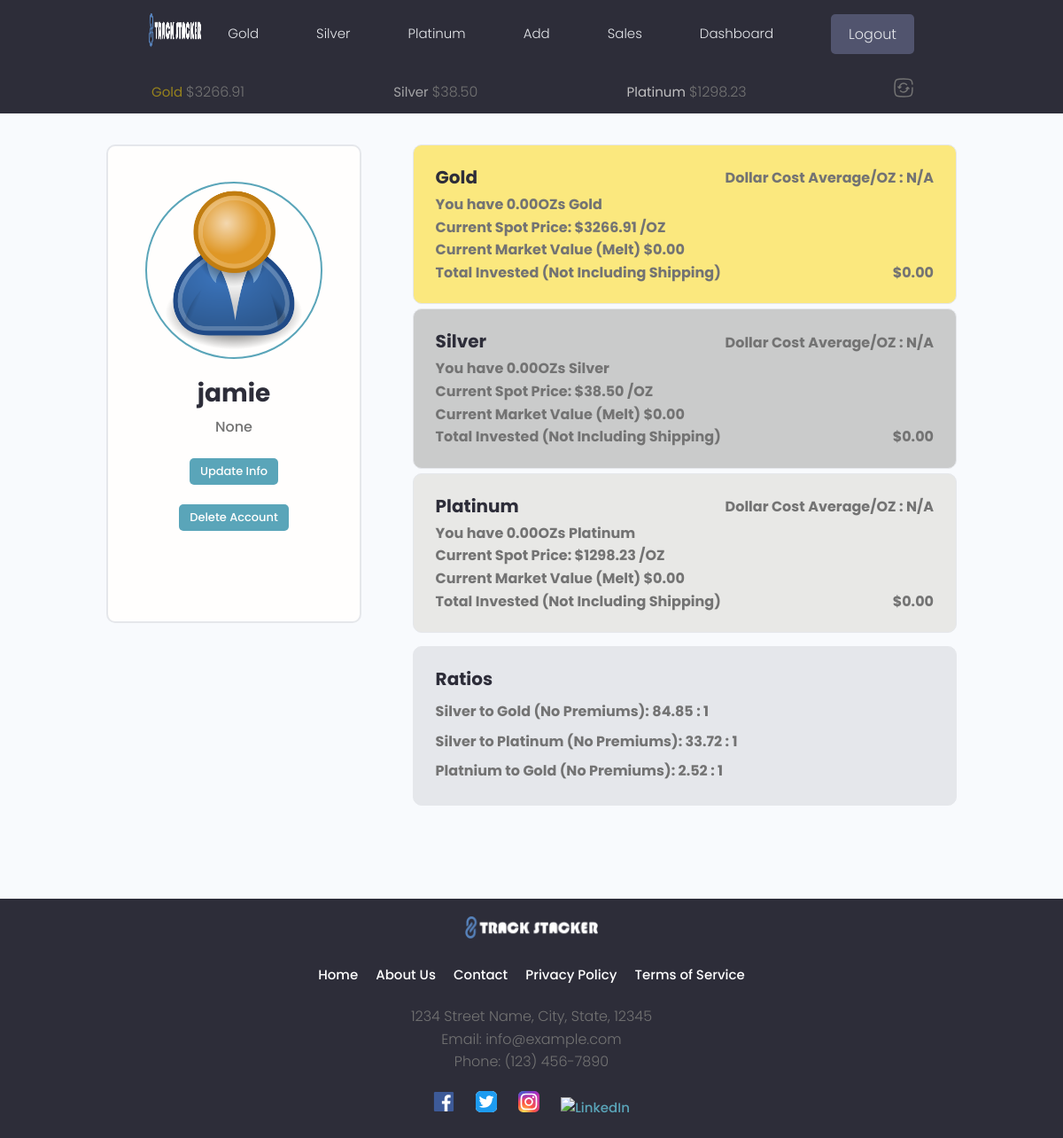
The page /users/profile/7e8aaabe15764d5fbd8092f1b9150b21 (signed in) on the database its author committed.
### tracker/models.py (models this page shows, shortened)
class MetalsData(models.Model):
    owner = models.OneToOneField(Profile, on_delete=models.CASCADE)
    timestamp = models.IntegerField(default=0)
    rates = models.JSONField(default=dict)
    currency = models.CharField(max_length=30)
    current_gold_price = models.DecimalField(max_digits=30, decimal_places=2, default=0)
    current_silver_price = models.DecimalField(max_digits=30, decimal_places=2, default=0)
    current_platinum_price = models.DecimalField(max_digits=30, decimal_places=2, default=0)
    class Meta:
        verbose_name_plural = "Metals Data"

### users/models.py (models this page shows, shortened)
class Profile(models.Model):
    user = models.OneToOneField(User, on_delete=models.CASCADE, null=True, blank=True)
    name = models.CharField(max_length=200, blank=True, null=True)
    email =models.EmailField(max_length=500, blank=True, null=True)
    username = models.CharField(max_length=200, blank=True, null=True)
    short_intro = models.CharField(max_length=500, blank=True, null=True)
    bio = models.TextField(blank=True, null=True)
    profile_image = models.ImageField(null=True, blank=True, upload_to='profiles/',
                                        default='profiles/user-default.png')
    social_facebook = models.CharField(max_length=200, blank=True, null=True)
    created = models.DateTimeField(auto_now_add=True)
    id = models.UUIDField(default=uuid.uuid4, unique=True, primary_key=True,
                            editable=False)

### users/views.py (the view)
# urls.py: path('profile/<str:pk>', views.profile, name= "profile"),
@login_required(login_url='login-user')
def profile(request, pk):
    metals_data, created = MetalsData.objects.get_or_create(owner=request.user.profile)
    profile = Profile.objects.get(id=pk)
    user = request.user.profile
    total_silver = round(Decimal(get_total_oz(user, 'silver')), 2)
    total_gold = round(Decimal(get_total_oz(user, 'gold')), 2)
    total_platinum = round(Decimal(get_total_oz(user, 'platinum')), 2)
    total_gold_cost, total_silver_cost, total_platinum_cost =  get_total_invested(profile)
    try:
        if total_gold != 0:
            gdca = (total_gold_cost / total_gold).quantize(Decimal('0.01'), rounding=ROUND_HALF_UP)
            gdca_str = f"{gdca:.2f}"
        else:
            gdca = 'N/A'
            gdca_str = 'N/A'
    except InvalidOperation:
        gdca = 'N/A'
        gdca_str = 'N/A'
    try:
        if total_silver != 0:
            sdca = (total_silver_cost / total_silver).quantize(Decimal('0.01'), rounding=ROUND_HALF_UP)
            sdca_str = f"{sdca:.2f}"
        else:
            sdca = 'N/A'
            sdca_str = 'N/A'
    except InvalidOperation:
        sdca = 'N/A'
        sdca_str = 'N/A'
    try:
        if total_platinum != 0:
            pdca = (total_platinum_cost / total_platinum).quantize(Decimal('0.01'), rounding=ROUND_HALF_UP)
            pdca_str = f"{pdca:.2f}"
        else:
            pdca = 'N/A'
            pdca_str = 'N/A'
    except InvalidOperation:
        pdca = 'N/A'
        pdca_str = 'N/A'
    try:
        gold_price = Decimal(metals_data.current_gold_price)
        silver_price = Decimal(metals_data.current_silver_price)
        platinum_price = Decimal(metals_data.current_platinum_price)
    except Exception as e:
        print(f'There has been an error in the profile view: {e}')
        gold_price = 'N/A'
        silver_price = 'N/A'
        platinum_price = 'N/A'
    try:
        gmv = multiply(total_gold, gold_price)
        smv = multiply(total_silver, silver_price)
        pmv = multiply(total_platinum, platinum_price)
        gsr = round((float(gold_price) / float(silver_price)), 2)
        psr = round((float(platinum_price) / float(silver_price)), 2)
        pgr = round((float(gold_price) / float(platinum_price)), 2)
    except:
        pgr = 'N/A'
        psr = 'N/A'
        gmv = 'N/A'
        smv = 'N/A'
        pmv = 'N/A'
        gsr = 'N/A'
    context = {
        'gdca': gdca_str,
        'sdca': sdca_str,
        'pdca': pdca_str,
        'pgr': pgr,
        'psr': psr,
        'gsr': gsr,
        'gmv': gmv,
        'smv': smv,
        'pmv': pmv,
        'total_gold_cost': total_gold_cost,
        'total_silver_cost': total_silver_cost,
        'total_platinum_cost': total_platinum_cost,
        'gold_price': gold_price,
        'silver_price': silver_price,
        'platinum_price': platinum_price,
        'total_silver': total_silver,
        'total_gold': total_gold,
        'total_platinum': total_platinum,
        'profile': profile
    }
    return render(request, 'users/user-profile.html', context)

### users/templates/users/user-profile.html (shortened to what this page needs)
{% extends 'main.html' %}
{% load static %}
{% block content %}
<main class="profile my-md">
    <div class="container">
      <div class="layout">
        <div class="column column--1of3">
          <div class="card text-center">
            <div class="card__body dev">
              <img class="avatar avatar--xl" src="{{profile.profile_image.url}}" />
              <h2 class="dev__name">{{profile.name}}</h2>
              <p class="dev__title">{{profile.short_intro}}</p>
              <br>
              <a href="{% url 'edit-account' %}"><button id="info_button" class="btn btn--main btn--sm">Update Info</button></a><br>
              <a href="{% url 'delete-account' %}"><button id="delete_button" class="btn btn--main btn--sm">Delete Account</button></a>
            </div>
          </div>
        </div>
        <div class="column column--2of3">
          <div class="devInfo">
            <div class="dashcard card--dark project" id="goldcard">
              <a href="#" class="project">
                <div class="metalcard__body">
                  <div class="metal_container">
                    <h3 class="project__title" id="gold_title">Gold</h3>
                    {% if gdca == 'N/A' %}
                    <span style="font-weight: bold;">Dollar Cost Average/OZ : {{gdca}}</span>
                    {% else %}
                    <span style="font-weight: bold;">Dollar Cost Average/OZ : ${{gdca}}</span>
                    {% endif %}
                  </div>
                    <span style="font-weight: bold;">You have {{total_gold}}OZ{{ total_gold|pluralize }} Gold</span>
                    <span style="font-weight: bold;">Current Spot Price: ${{gold_price}} /OZ</span>
                    <span style="font-weight: bold;">Current Market Value (Melt) ${{gmv}}</span>
                    <div class="metal_container">
                      <span style="font-weight: bold;">Total Invested (Not Including Shipping)</span>
                      <span style="font-weight: bold;">${{total_gold_cost}}</span>
                    </div>
                </div>
              </a>
            </div>
            <div class="dashcard card--dark project" id="silvercard">
              <a href="#" class="project">
                <div class="metalcard__body">
                  <div class="metal_container">
                    <h3 class="project__title" id="gold_title">Silver</h3>
                    {% if sdca == 'N/A' %}
                    <span style="font-weight: bold;">Dollar Cost Average/OZ : {{sdca}}</span>
                    {% else %}
                    <span style="font-weight: bold;">Dollar Cost Average/OZ : ${{sdca}}</span>
                    {% endif %}
                  </div>
                    <span style="font-weight: bold;">You have {{total_silver}}OZ{{ total_silver|pluralize }} Silver</span>
                    <span style="font-weight: bold;">Current Spot Price: ${{silver_price}} /OZ</span>
                    <span style="font-weight: bold;">Current Market Value (Melt) ${{smv}}</span>
                    <div class="metal_container">
                      <span style="font-weight: bold;">Total Invested (Not Including Shipping)</span>
                      <span style="font-weight: bold;">${{total_silver_cost}}</span>
                    </div>
                </div>
              </a>
            </div>
            <div class="dashcard card--dark project" id="platinumcard">
              <a href="#" class="project">
                <div class="metalcard__body">
                  <div class="metal_container">
                    <h3 class="project__title" id="gold_title">Platinum</h3>
                    {% if pdca == 'N/A' %}
                    <span style="font-weight: bold;">Dollar Cost Average/OZ : {{pdca}}</span>
                    {% else %}
                    <span style="font-weight: bold;">Dollar Cost Average/OZ : ${{pdca}}</span>
                    {% endif %}
                  </div>
                    <span style="font-weight: bold;">You have {{total_platinum}}OZ{{ total_platinum|pluralize }} Platinum</span>
                    <span style="font-weight: bold;">Current Spot Price: ${{platinum_price}} /OZ</span>
                    <span style="font-weight: bold;">Current Market Value (Melt) ${{pmv}}</span>
                    <div class="metal_container">
                      <span style="font-weight: bold;">Total Invested (Not Including Shipping)</span>
                      <span style="font-weight: bold;">${{total_platinum_cost}}</span>
                    </div>
                </div>
              </a>
            </div>
            <div class="dashcard card--dark project" id="infocard">
              <a href="#" class="project">
                <div class="card__body">
                  <h3 class="project__title">Ratios</h3>
                  <p class="project--margins">
                    <span style="font-weight: bold;">Silver to Gold (No Premiums): {{gsr}} : 1</span>
                  </p>
                  <p class="project--margins">
                    <span style="font-weight: bold;">Silver to Platinum (No Premiums): {{psr}} : 1</span>
                  </p>
                  <p class="project--margins">
                    <span style="font-weight: bold;">Platnium to Gold (No Premiums): {{pgr}} : 1</span>
                  </p>
                </div>
              </a>
            </div>
          </div>
      </div>
    </div>
  </main>
{% endblock %}

### templates/sub_header.html (shortened to what this page needs)
{% load static %}
<div id="sticky-bar">
  <header class="subheader">
    <div class="container container--narrow">
      <nav class="subheader__nav">
        <ul>
          <li class="subheader__menuItem" id="goldspot">Gold&nbsp;<span>${{gold_price}}</span></li>
          <li class="subheader__menuItem" id="silverspot">Silver&nbsp;<span>${{silver_price}}</span></li>
          <li class="subheader__menuItem" id="platinumspot">Platinum&nbsp;<span>${{platinum_price}}</span></li>
          <li class="subheader__menuItem"><a><span class="solar--refresh-square-broken" id="update-metals-data-button"></span></a></li>
        </ul>
      </nav>
    </div>
  </header>
</div>

### rows shown on the page
MetalsData: current_gold_price "3266.91", current_silver_price "38.50", current_platinum_price "1298.23"
Profile: profile_image (placeholder picture), name "jamie", short_intro "None"

### other values the page prints
{{ gdca }} "N/A"
{{ total_gold }} "0.00"
{{ gmv }} "0.00"
{{ total_gold_cost }} "0.00"
{{ sdca }} "N/A"
{{ total_silver }} "0.00"
{{ smv }} "0.00"
{{ total_silver_cost }} "0.00"
{{ pdca }} "N/A"
{{ total_platinum }} "0.00"
{{ pmv }} "0.00"
{{ total_platinum_cost }} "0.00"
{{ gsr }} "84.85"
{{ psr }} "33.72"
{{ pgr }} "2.52"
